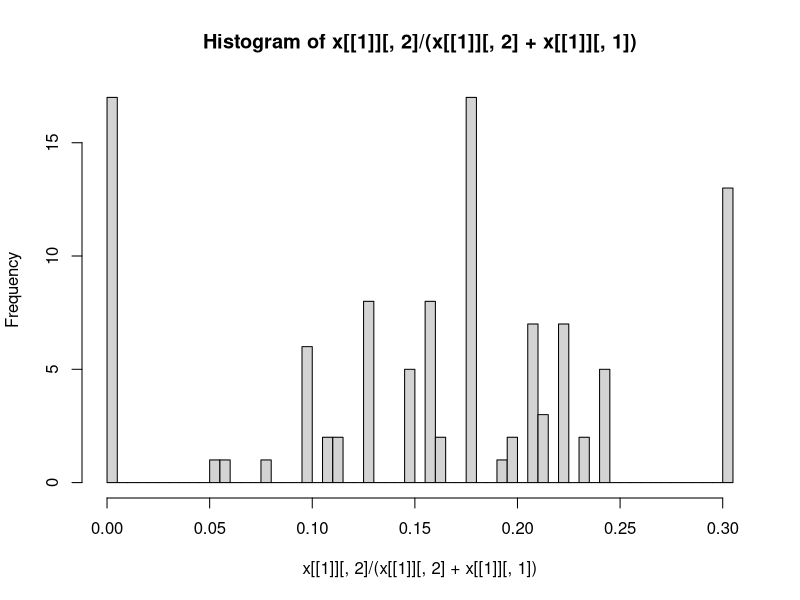

This figure's R source:
# Simulate cis-trans coevolution

library(expm)
library(ggplot2)

setwd("/Users/daohanji/Desktop/gene_product_diversity/out/")

# Calculate normalized cis-genotypic value
# Input: genotype (a vector of 0 and 1), effect sizes of effector allele at all loci (a vector)
cis.gv <- function(gt,effect=1){
	v=sum(gt*effect)
	vmax=sum(effect)
	return(v/vmax)
}

# Calculate modification rate beta
# beta as a linear function of cis-genotypic value
# Input: normalized cis-genotypic value (a number, calculated using cis.gv()), trans- genotypic value, shape parameter characterizing relationship between cis- loci and enzyme-substrate affinity (a number), background/non-specific modification activity (a number)
beta.calc <- function(cis,trans,C,epsilon=0){
	beta=trans*(C*cis+epsilon)
	return(beta)
}

# Genotype-phenotype mapping (2 isoforms)
# Input: genotypic value of overall expression level, rate of modification (calculated using beta.calc()), decay rates (numbers)
g2p <- function(alpha,beta,gamma_0,gamma_1){
	P_0=alpha/(beta+gamma_0)
	P_1=alpha*beta/(gamma_1*(beta+gamma_0))
	return(c(P_0,P_1))
}

# Calculate fitness w/ respect to an isoform under stabilizing selection
# Input: isoform abundance (a number), optimum (a number), SD of fitness function
# Input values are not log-transformed and should be log-transformed by the function
fitness.stab <- function(z,opt,sig){
	d=log(z/opt) # Convert to log scale
	if(sig>0){
		w=dnorm(d,mean=0,sd=sig)/dnorm(0,mean=0,sd=sig)
	}else{
		w=1
	}
	return(w)
}

# Calculate fitness w/ respect to a deleterious isoform
# Input: isoform abundance, shape parameter (a positive number)
fitness.del <- function(z,par){
	w=exp(-par*z)
	return(w)
}

# Overall fitness as a product of fitness w/ respect to each isoform
# Input: isoform abundances (a vector), selection parameter (a list; vector-->stabilizing, number-->deleterious, NULL=neutral/equivalent to I_0), whether each modified isoform is functionally equivalent to I_0 (a vector, 1 means equivalent to I_0)
fitness.prod <- function(z,selection,eq=NULL){
	w=rep(0,length(z))
	type=lengths(selection) # Type of selection, which corresponds to number of selection parameters
	if(length(eq)>0){
		z[1]=z[1]+sum(z[which(eq==1)])
	}
	for(i in 1:length(z)){
		if(type[i]==2){
			w[i]=fitness.stab(z[i],selection[[i]][1],selection[[i]][2])
		}else{
			if(type[i]==1){
				w[i]=fitness.del(z[i],selection[[i]])
			}else{
				w[i]=1
			}
		}
	}
	return(prod(w))
}

# Fixation probability given ancestral and mutant fitness
fix.prob <- function(wa,wm,Ne){
	if(wa>0){
		s=(wm/wa)-1 # Coefficient of selection
		if(s==0){
			p=1/(2*Ne)
		}else{
			p=(1-exp(-2*s))/(1-exp(-4*Ne*s))
		}
	}else{ # The ancestral fitness is close to 0 (close enough to be recognized as zero by R)
		if(wm==0){ # Both ancestral and mutant fitness are close to 0
			p=1/(2*Ne) # The mutation is considered neutral
		}else{ # Ancestral fitness is close to 0 while mutant fitness isn't
			p=1 # The mutation is considered strongly beneficial
		}
	}
	return(p)
}

# Obtain transition matrix given other parameters
# Simplest version: 2 isoforms, constant transition matrix (no trans- substitutions, no environmental change), all cis- loci have equal effect size (i.e., no. of states = no. of loci+1) and mutational spectrum
# Input: number of cis- loci, mutation rates (a vector, elements being u01 and u10, respectively; 2*Ne*u should not exceed 1), selection parameter (a list), effective population size, other parameters (alpha,trans,C,gamma_0,gamma_1,epsilon,eq)
tm <- function(nloci,u,selection,Ne,alpha,trans,C,epsilon=0,gamma_0,gamma_1,eq=NULL){
	mat=matrix(0,nrow=nloci+1,ncol=nloci+1)
	for(i in 1:nrow(mat)){
		v1=(i-1)/nloci
		beta1=beta.calc(v1,trans,C,epsilon)
		z1=g2p(alpha,beta1,gamma_0,gamma_1)
		w1=fitness.prod(z1,selection,eq)
		for(j in 1:ncol(mat)){
			if(abs(i-j)==1){ # Consider adjescent states only
				v2=(j-1)/nloci
				beta2=beta.calc(v2,trans,C,epsilon)
				z2=g2p(alpha,beta2,gamma_0,gamma_1)
				w2=fitness.prod(z2,selection,eq)
				fp=fix.prob(w1,w2,Ne)
				if(i<j){
					uij=2*Ne*(nloci-(i-1))*u[1]
				}else{
					uij=2*Ne*(i-1)*u[2]
				}
				mat[i,j]=uij*fp
			}
		}
	}
	for(i in 1:nrow(mat)){
		mat[i,i]=1-sum(mat[i,])
	}
	return(mat)
}

# Simulate cis-trans coevolution
# Two isoforms per gene, one function and one deleterious
sim.evo<-function(type.all,nloci.all,alpha.all,gamma_0.all,gamma_1.all,selection.all,T,Ne,u.cis,u.trans,C,epsilon,start){
	nmut=rpois(1,lambda=u.trans[1]*2*Ne*T)
	if(nmut>=T){
		return("error")
	}else{
		ngene=length(type.all)
		tm.all=list()
		distr.all=list()
		v.all=start[[1]]
		trans=start[[2]]
		beta.all=rep(0,ngene)
		z.all=matrix(0,nrow=ngene,ncol=2)
		for(i in 1:ngene){
			tm.all[[i]]=tm(nloci.all[i],u.cis,selection.all[[i]],Ne,alpha.all[i],trans,C,epsilon,gamma_0.all[i],gamma_1.all[i])
			distr.all[[i]]=rep(0,nloci.all[i]+1);distr.all[[i]][v.all[i]+1]=1
			beta.all[i]=beta.calc(v.all[i]/nloci.all[i],trans,C,epsilon)
			z.all[i,]=g2p(alpha.all[i],beta.all[i],gamma_0.all[i],gamma_1.all[i])
		}
		tmut=sort(sample(1:T,nmut))
		t.last=0
		for(j in 1:nmut){
			t=tmut[j]
			w0=1
			for(i in 1:ngene){
				distr.all[[i]]=distr.all[[i]]%*%(tm.all[[i]] %^% (t-t.last)) # Calculate distribution at the time point under consideration
				v.all[i]=sample(0:nloci.all[i],1,prob=distr.all[[i]])
				w0=w0*fitness.prod(z.all[[i]],selection.all[[i]])
			}
			trans.mut=exp(log(trans)+rnorm(1,mean=0,sd=u.trans[2]))
			w1=1
			beta.mut=rep(0,ngene)
			z.mut=matrix(0,nrow=ngene,ncol=2)
			for(i in 1:ngene){
				beta.mut[i]=beta.calc(v.all[i]/nloci.all[i],trans.mut,C,epsilon)
				z.mut[i,]=g2p(alpha.all[i],beta.mut[i],gamma_0.all[i],gamma_1.all[i])
				w1=w1*fitness.prod(z.mut[[i]],selection.all[[i]])
			}
			fp=fix.prob(w0,w1,Ne)
			if.fix=rbinom(n=1,size=1,prob=fp)
			if(if.fix==1){
				trans=trans.mut
				beta.all=beta.mut
				z.all=z.mut
				for(i in 1:ngene){
					tm.all[[i]]=tm(nloci.all[i],u.cis,selection.all[[i]],Ne,alpha.all[i],trans.mut,C,epsilon,gamma_0.all[i],gamma_1.all[i])
				}
			}
			t.last=t
		}
		return(list(z.all,trans))
	}
}

# Assign gene-specific parameters
n1=100;n2=10;ngene=n1+n2
type.all=c(rep(1,n1),rep(2,n2))
nloci.all=sample(1:10,ngene,replace=TRUE)
alpha.all=exp(rnorm(ngene,mean=0,sd=1));alpha.all=sort(alpha.all)
gamma_0.all=rep(1,ngene) # Decay rate of I_0, distribution type TBD
gamma_1.all=rep(1,ngene) # Decay rate of I_1, distribution type TBD
sig.all=1/(10^(rnorm(ngene,mean=-1,sd=0.1))) # Strength of stabilizing selection on expression level
lambda.all=rep(1e-3,ngene)
selection.all=list()
for(i in 1:ngene){
	if(type.all[i]==1){ # Deleterious
		selection.all[[i]]=list(c(alpha.all[i]/gamma_0.all[i],sig.all[i]),lambda.all[i])
	}else{ # Required modification
		selection.all[[i]]=list(lambda.all[i],c(alpha.all[i]/gamma_1.all[i],sig.all[i]))
	}
}

T=1e8 # Number of time steps to run for each gene/modification event
Ne=1e3
u.cis=c(1e-9,1e-9) # Mutation rate at cis- loci, elements representing mutation to effector ellele and to null allele, respectively
u.trans=c(1e-8,1e-1) # Rate and SD of effect (log scale) of mutations affecting trans genotypic value
C=1 # Affinity parameter, assumed as constant across genes
epsilon=1e-3 # Non-specific modification intensity, assumed as constant across genes

# Null distribution of cis- genotypic value
pgv=list()
for(l in 1:10){
	pgv[[l]]=rep(0,l+1)
	for(i in 0:l){
		pgv[[l]][i+1]=choose(l,i)
	}
	pgv[[l]]=pgv[[l]]/(sum(pgv[[l]]))
}

# Starting cis- and trans- genotypic values
start=list(rep(0,ngene),1)
for(i in 1:ngene){
	if(type.all[i]==1){
		start[[1]][i]=sample(0:(nloci.all[i]),1,prob=pgv[[nloci.all[i]]])
	}else{
		start[[1]][i]=nloci.all[i]
	}
}

x=sim.evo(type.all,nloci.all,alpha.all,gamma_0.all,gamma_1.all,selection.all,T,Ne,u.cis,u.trans,C,epsilon,start)
x[[2]]
hist(x[[1]][,2]/(x[[1]][,2]+x[[1]][,1]),breaks=50)
